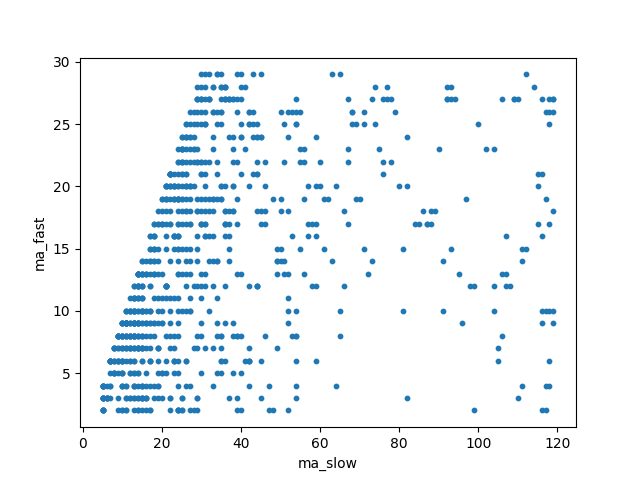

Here is the Python script that generated this plot:
import os
import pandas as pd
import matplotlib.pyplot as plt

list_path = os.path.abspath('.\\SMA\\best_ma')

best_list = os.listdir(list_path)

slow_mas = list()
fast_mas = list()

for best_ma in best_list:
    csv_path = os.path.join(list_path, best_ma)

    df = pd.read_csv(csv_path)

    for i in range(3):
        s = df.loc[i]['ma_slow']
        f = df.loc[i]['ma_fast']

        slow_mas.append(s)
        fast_mas.append(f)

plt.scatter(slow_mas, fast_mas, s=10, marker='o')
plt.xlabel('ma_slow')
plt.ylabel('ma_fast')
plt.savefig('.\\SMA\\summary.png', format='png')
plt.show()
